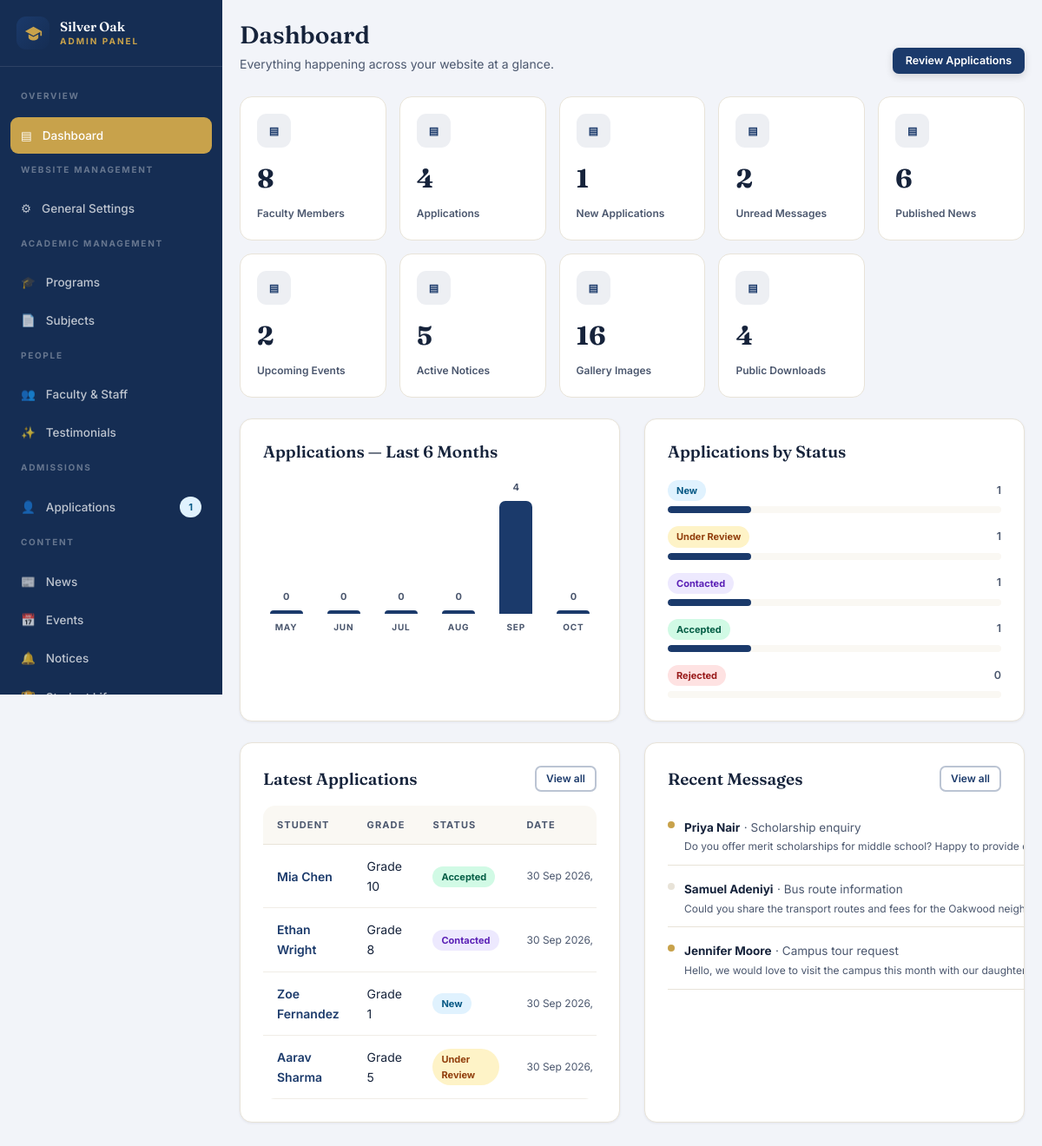
The page /admin/index.php (signed in) on the database its author committed.
### tables this page shows
CREATE TABLE IF NOT EXISTS contact_messages (
  id         INT UNSIGNED NOT NULL AUTO_INCREMENT,
  name       VARCHAR(160) NOT NULL,
  email      VARCHAR(160) NOT NULL,
  phone      VARCHAR(40)  NOT NULL DEFAULT '',
  subject    VARCHAR(200) NOT NULL DEFAULT '',
  message    TEXT         NOT NULL,
  is_read    TINYINT(1)   NOT NULL DEFAULT 0,
  created_at TIMESTAMP    NOT NULL DEFAULT CURRENT_TIMESTAMP,
  PRIMARY KEY (id),
  KEY contact_messages_created_idx (created_at)
);

CREATE TABLE IF NOT EXISTS admissions (
  id                INT UNSIGNED NOT NULL AUTO_INCREMENT,
  student_name      VARCHAR(160) NOT NULL,
  dob               VARCHAR(20)  NOT NULL DEFAULT '',
  gender            VARCHAR(20)  NOT NULL DEFAULT '',
  grade             VARCHAR(20)  NOT NULL DEFAULT '',
  previous_school   VARCHAR(200) NOT NULL DEFAULT '',
  parent_name       VARCHAR(160) NOT NULL DEFAULT '',
  relationship      VARCHAR(40)  NOT NULL DEFAULT '',
  phone             VARCHAR(40)  NOT NULL DEFAULT '',
  email             VARCHAR(160) NOT NULL DEFAULT '',
  address           TEXT,
  emergency_contact VARCHAR(200) NOT NULL DEFAULT '',
  additional_info   TEXT,
  document          VARCHAR(255) NOT NULL DEFAULT '',
  status            VARCHAR(20)  NOT NULL DEFAULT 'new',
  created_at        TIMESTAMP    NOT NULL DEFAULT CURRENT_TIMESTAMP,
  PRIMARY KEY (id),
  KEY admissions_status_idx (status),
  KEY admissions_created_idx (created_at)
);

### includes/security.php (called while the page is built, shortened)
<?php
function e($value): string
{
    return htmlspecialchars((string) $value, ENT_QUOTES | ENT_SUBSTITUTE, 'UTF-8');
}

### includes/database.php (called while the page is built, shortened)
<?php
function db(): PDO
{
    static $pdo = null;
    if ($pdo instanceof PDO) {
        return $pdo;
    }
    $dsn = 'mysql:host=' . DB_HOST . ';dbname=' . DB_NAME . ';charset=' . DB_CHARSET;
    try {
        $pdo = new PDO($dsn, DB_USER, DB_PASS, [
            PDO::ATTR_ERRMODE            => PDO::ERRMODE_EXCEPTION,
            PDO::ATTR_DEFAULT_FETCH_MODE => PDO::FETCH_ASSOC,
            PDO::ATTR_EMULATE_PREPARES   => false,
        ]);
    } catch (PDOException $e) {
        http_response_code(500);
        error_log('DB connection failed: ' . $e->getMessage());
        exit('Database connection failed. Please check includes/config.php.');
    }
    return $pdo;
}
function q(string $sql, array $params = []): PDOStatement
{
    $stmt = db()->prepare($sql);
    $stmt->execute($params);
    return $stmt;
}
function fetch_all(string $sql, array $params = []): array
{
    return q($sql, $params)->fetchAll();
}
function fetch_val(string $sql, array $params = [])
{
    $v = q($sql, $params)->fetchColumn();
    return $v === false ? null : $v;
}

### admin/index.php (the view, shortened to what this page needs)
<?php
require dirname(__DIR__) . '/includes/database.php';
require dirname(__DIR__) . '/includes/security.php';
require dirname(__DIR__) . '/includes/functions.php';
$stat = fn ($sql) => (int) fetch_val($sql);
$stats = [
    'Faculty Members'      => [$stat('SELECT COUNT(*) FROM faculty'), 'content.php?entity=faculty', 'bg-sky'],
    'Applications'         => [$stat('SELECT COUNT(*) FROM admissions'), 'admissions.php', 'bg-violet'],
    'New Applications'     => [$stat("SELECT COUNT(*) FROM admissions WHERE status='new'"), 'admissions.php?status=new', 'bg-green'],
    'Unread Messages'      => [$stat('SELECT COUNT(*) FROM contact_messages WHERE is_read=0'), 'messages.php', 'bg-amber'],
    'Published News'       => [$stat('SELECT COUNT(*) FROM news WHERE published=1'), 'content.php?entity=news', 'bg-red'],
    'Upcoming Events'      => [$stat('SELECT COUNT(*) FROM events WHERE published=1 AND event_date >= NOW()'), 'content.php?entity=events', 'bg-indigo'],
    'Active Notices'       => [$stat('SELECT COUNT(*) FROM notices WHERE published=1'), 'content.php?entity=notices', 'bg-cyan'],
    'Gallery Images'       => [$stat('SELECT COUNT(*) FROM gallery_images'), 'gallery.php', 'bg-lime'],
    'Public Downloads'     => [$stat('SELECT COUNT(*) FROM downloads WHERE published=1'), 'content.php?entity=downloads', 'bg-orange'],
];
$dates = fetch_all('SELECT created_at FROM admissions ORDER BY created_at DESC LIMIT 1000');
$bars  = [];
for ($i = 5; $i >= 0; $i--) {
    $m      = mktime(0, 0, 0, (int) date('n') - $i, 1, (int) date('Y'));
    $count  = 0;
    foreach ($dates as $d) {
        $t = strtotime($d['created_at']);
        if ($t && date('n', $t) === date('n', $m) && date('Y', $t) === date('Y', $m)) {
            $count++;
        }
    }
    $bars[] = ['label' => date('M', $m), 'count' => $count];
}
$maxBar = max(1, max(array_column($bars, 'count')));
$statusRows = [];
foreach (['new', 'under_review', 'contacted', 'accepted', 'rejected'] as $s) {
    $statusRows[$s] = $stat("SELECT COUNT(*) FROM admissions WHERE status='" . $s . "'");
}
$totalStatus = max(1, array_sum($statusRows));
$recentApps = fetch_all('SELECT * FROM admissions ORDER BY created_at DESC LIMIT 5');
$recentMsgs = fetch_all('SELECT * FROM contact_messages ORDER BY created_at DESC LIMIT 5');
$adminTitle = 'Dashboard';
$adminDesc  = 'Everything happening across your website at a glance.';
$adminActions = '<a class="btn btn-accent btn-sm" href="' . e(BASE_URL) . 'admin/admissions.php">Review Applications</a>';
require __DIR__ . '/includes/header.php';
?>
<div class="stat-cards">
  <?php foreach ($stats as $label => [$value, $href, $color]): ?>
  <a class="stat-card card-hover" href="<?= e(BASE_URL . 'admin/' . $href) ?>">
    <span class="stat-ico" style="background:var(--accent-soft);color:var(--accent)">&#9636;</span>
    <b><?= (int) $value ?></b>
    <span><?= e($label) ?></span>
  </a>
  <?php endforeach; ?>
</div>
<div class="grid g2" style="margin-top:24px">
  <div class="card card-pad">
    <h3>Applications — Last 6 Months</h3>
    <div class="chart-bars">
      <?php foreach ($bars as $b): ?>
      <div class="chart-col">
        <b><?= (int) $b['count'] ?></b>
        <i style="height:<?= max(4, (int) round(($b['count'] / $maxBar) * 130)) ?>px"></i>
        <span><?= e($b['label']) ?></span>
      </div>
      <?php endforeach; ?>
    </div>
  </div>
  <div class="card card-pad">
    <h3>Applications by Status</h3>
    <div style="display:grid;gap:15px;margin-top:22px">
      <?php foreach ($statusRows as $status => $count): ?>
      <div>
        <div style="display:flex;justify-content:space-between;align-items:center;margin-bottom:6px">
          <?= status_badge($status) ?><span style="font-size:12.5px;font-weight:600;color:var(--ink-soft)"><?= (int) $count ?></span>
        </div>
        <div class="meter"><i style="width:<?= (int) round(($count / $totalStatus) * 100) ?>%"></i></div>
      </div>
      <?php endforeach; ?>
    </div>
  </div>
</div>
<div class="grid g2" style="margin-top:24px">
  <div class="card card-pad">
    <div style="display:flex;justify-content:space-between;align-items:center">
      <h3>Latest Applications</h3>
      <a class="btn btn-outline btn-icon" href="<?= e(BASE_URL) ?>admin/admissions.php">View all</a>
    </div>
    <div class="table-wrap" style="border:0;margin-top:16px">
      <table style="min-width:0">
        <thead><tr><th>Student</th><th>Grade</th><th>Status</th><th>Date</th></tr></thead>
        <tbody>
        <?php foreach ($recentApps as $a): ?>
          <tr>
            <td><a style="color:var(--accent);font-weight:600" href="<?= e(BASE_URL) ?>admin/admissions.php?view=<?= (int) $a['id'] ?>"><?= e($a['student_name']) ?></a></td>
            <td><?= e($a['grade']) ?></td>
            <td><?= status_badge($a['status']) ?></td>
            <td style="white-space:nowrap;font-size:12px;color:var(--ink-soft)"><?= e(fmt_datetime($a['created_at'])) ?></td>
          </tr>
        <?php endforeach; ?>
        </tbody>
      </table>
    </div>
  </div>
  <div class="card card-pad">
    <div style="display:flex;justify-content:space-between;align-items:center">
      <h3>Recent Messages</h3>
      <a class="btn btn-outline btn-icon" href="<?= e(BASE_URL) ?>admin/messages.php">View all</a>
    </div>
    <ul style="margin-top:16px;display:grid;gap:2px">
      <?php foreach ($recentMsgs as $m): ?>
      <li style="display:flex;gap:11px;padding:11px 0;border-bottom:1px solid var(--line)">
        <span style="width:8px;height:8px;border-radius:99px;background:<?= $m['is_read'] ? 'var(--line)' : 'var(--gold)' ?>;margin-top:7px;flex:0 0 8px"></span>
        <span style="min-width:0">
          <strong style="font-size:13.5px"><?= e($m['name']) ?></strong>
          <span style="font-size:13.5px;color:var(--ink-soft)"> · <?= e($m['subject'] ?: 'General enquiry') ?></span>
          <span style="display:block;font-size:12px;color:var(--ink-soft);overflow:hidden;text-overflow:ellipsis;white-space:nowrap"><?= e($m['message']) ?></span>
        </span>
      </li>
      <?php endforeach; ?>
    </ul>
  </div>
</div>
<?php require __DIR__ . '/includes/footer.php'; ?>

### admin/includes/header.php (shortened to what this page needs)
<?php
$unreadMsgs = (int) fetch_val('SELECT COUNT(*) FROM contact_messages WHERE is_read = 0');
$newApps    = (int) fetch_val("SELECT COUNT(*) FROM admissions WHERE status = 'new'");
$accent     = setting('accent_color', '#1B3A6B');
$current    = basename($_SERVER['SCRIPT_NAME'] ?? '');
$menu = [
    'Overview' => [['index.php', 'Dashboard', '&#9636;']],
    'Website Management' => [['settings.php', 'General Settings', '&#9881;']],
    'Academic Management' => [
        ['content.php?entity=programs', 'Programs', '&#127891;'],
        ['content.php?entity=subjects', 'Subjects', '&#128196;'],
    ],
    'People' => [
        ['content.php?entity=faculty', 'Faculty & Staff', '&#128101;'],
        ['content.php?entity=testimonials', 'Testimonials', '&#10024;'],
    ],
    'Admissions' => [['admissions.php', 'Applications', '&#128100;']],
    'Content' => [
        ['content.php?entity=news', 'News', '&#128240;'],
        ['content.php?entity=events', 'Events', '&#128197;'],
        ['content.php?entity=notices', 'Notices', '&#128276;'],
        ['content.php?entity=activities', 'Student Life', '&#127942;'],
        ['content.php?entity=downloads', 'Downloads', '&#11015;'],
    ],
    'Media' => [['gallery.php', 'Gallery', '&#128247;']],
    'Communication' => [['messages.php', 'Contact Messages', '&#9993;']],
];
?><!DOCTYPE html>
<html lang="en">
<head>
<link rel="stylesheet" href="<?= e(BASE_URL) ?>assets/css/style.css">
</head>
<body class="admin-body">
<div class="admin">
  <aside class="sidebar">
    <div class="sidebar-head">
      <?php if (setting('logo')): ?>
        <img class="brand-logo" style="width:38px;height:38px;border-radius:9px" src="<?= e(setting_asset('logo')) ?>" alt="">
      <?php else: ?>
        <span class="brand-mark" style="width:38px;height:38px;flex:0 0 38px"><svg viewBox="0 0 24 24" width="21" height="21" fill="currentColor"><path d="M12 3 1 9l11 6 9-4.9V15h2V9L12 3zM5.5 13.2V17c0 2.2 2.9 4 6.5 4s6.5-1.8 6.5-4v-3.8L12 16.7l-6.5-3.5z"/></svg></span>
      <?php endif; ?>
      <span class="brand-text">
        <strong><?= e(setting('school_short')) ?></strong>
        <small>Admin Panel</small>
      </span>
    </div>
    <nav class="sidebar-nav">
      <?php foreach ($menu as $label => $items): ?>
        <p class="nav-label"><?= e($label) ?></p>
        <?php foreach ($items as [$href, $text, $icon]): ?>
          <?php $isActive = $current === basename($href) && (strpos($href, '?') === false || strpos($_SERVER['REQUEST_URI'] ?? '', $href) !== false); ?>
          <a class="<?= $isActive ? 'is-current' : '' ?>" href="<?= e(BASE_URL . 'admin/' . $href) ?>">
            <span aria-hidden="true"><?= $icon ?></span> <?= e($text) ?>
            <?php if ($href === 'admissions.php' && $newApps > 0): ?>
              <span class="badge badge-sky" style="margin-left:auto"><?= (int) $newApps ?></span>
            <?php elseif ($href === 'messages.php' && $unreadMsgs > 0): ?>
              <span class="badge badge-amber" style="margin-left:auto"><?= (int) $unreadMsgs ?></span>
            <?php endif; ?>
          </a>
        <?php endforeach; ?>
      <?php endforeach; ?>
    </nav>
  </aside>
  <div class="admin-main">
    <div class="admin-head">
      <div>
        <h1><?= e($adminTitle ?? 'Admin') ?></h1>
        <?php if (!empty($adminDesc)): ?><p><?= e($adminDesc) ?></p><?php endif; ?>
      </div>
      <?php if (!empty($adminActions)): ?><div class="actions"><?= $adminActions ?></div><?php endif; ?>
    </div>

### includes/functions.php (shortened to what this page needs)
<?php
function all_settings(): array
{
    static $cache = null;
    if ($cache !== null) {
        return $cache;
    }
    $cache = DEFAULT_SETTINGS;
    try {
        foreach (fetch_all('SELECT `key`, value FROM settings') as $row) {
            if ($row['value'] !== null && $row['value'] !== '') {
                $cache[$row['key']] = $row['value'];
            }
        }
    } catch (Throwable $e) {
    }
    return $cache;
}
function setting(string $key, string $fallback = ''): string
{
    $all = all_settings();
    return isset($all[$key]) && $all[$key] !== '' ? $all[$key] : $fallback;
}
function fmt_date($value, string $format = 'j F Y'): string
{
    $ts = is_numeric($value) ? (int) $value : strtotime($value);
    return $ts ? date($format, $ts) : '—';
}
function fmt_datetime($value): string
{
    return fmt_date($value, 'j M Y, g:i a');
}
function status_badge(string $status): string
{
    $map = [
        'new'          => ['New', 'badge-sky'],
        'under_review' => ['Under Review', 'badge-amber'],
        'contacted'    => ['Contacted', 'badge-violet'],
        'accepted'     => ['Accepted', 'badge-green'],
        'rejected'     => ['Rejected', 'badge-red'],
    ];
    [$label, $class] = $map[$status] ?? [ucwords(str_replace('_', ' ', $status)), 'badge-grey'];
    return '<span class="badge ' . $class . '">' . e($label) . '</span>';
}

### admin/includes/footer.php (shortened to what this page needs)
  </div>
</div>
</body>
</html>

### rows shown on the page
contact_messages: id "1", is_read "0", name "Jennifer Moore", subject "Campus tour request", message "Hello, we would love to visit the campus this month with our daughter…"
admissions: student_name "Mia Chen", grade "Grade 10", label "Accepted", created_at "30 Sep 2026,…"
admissions: student_name "Ethan Wright", grade "Grade 8", label "Contacted", created_at "30 Sep 2026,…"
admissions: student_name "Zoe Fernandez", grade "Grade 1", label "New", created_at "30 Sep 2026,…"
admissions: student_name "Aarav Sharma", grade "Grade 5", label "Under Review", created_at "30 Sep 2026,…"
contact_messages: is_read 0 (drawn), name "Priya Nair", subject "Scholarship enquiry", message "Do you offer merit scholarships for middle school? Happy to provide…"
contact_messages: is_read 1 (drawn), name "Samuel Adeniyi", subject "Bus route information", message "Could you share the transport routes and fees for the Oakwood…"

### other values the page prints
setting('school_short') "Silver Oak"
$label "OVERVIEW"
$icon "▤"
$text "Dashboard"
$label "WEBSITE MANAGEMENT"
$icon "⚙"
$text "General Settings"
$label "ACADEMIC MANAGEMENT"
$icon "🎓"
$text "Programs"
$icon "📄"
$text "Subjects"
$label "PEOPLE"
$icon "👥"
$text "Faculty & Staff"
